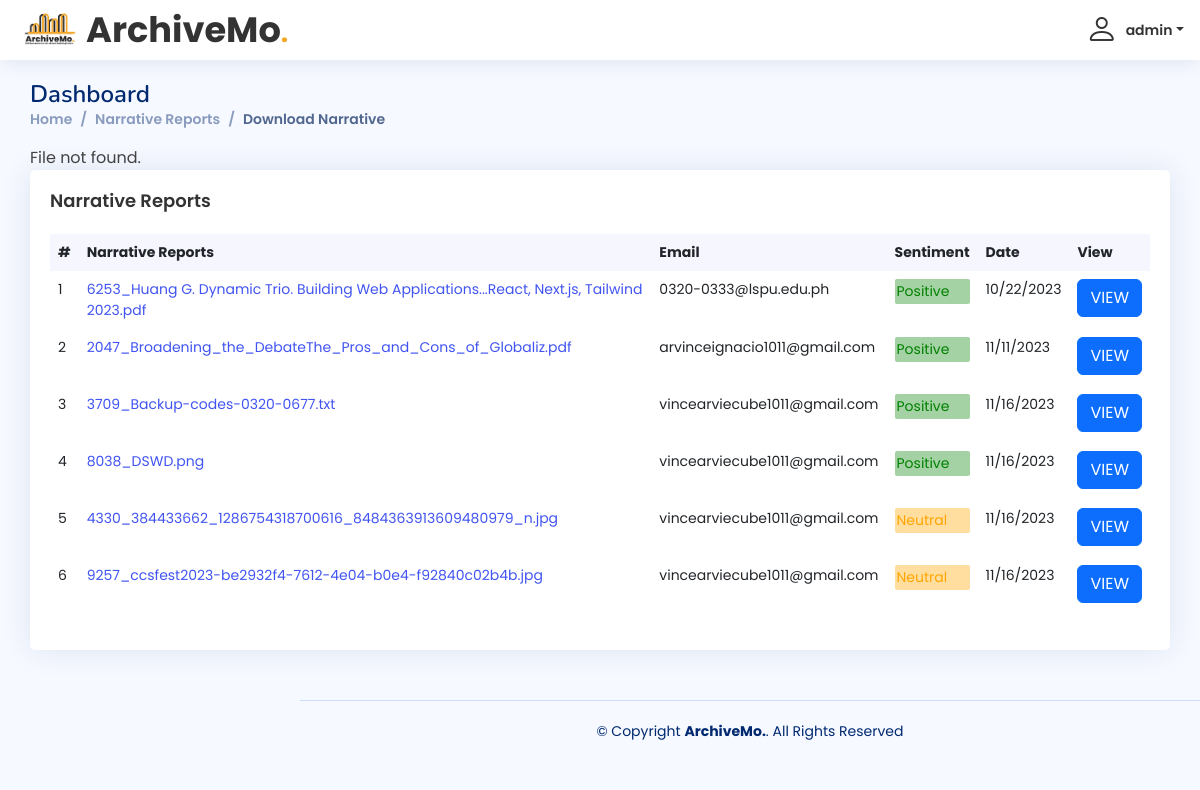
Screenshot of /admin/narrative-test.php?id=1 (signed in) with the database file from the repository.
### tables this page shows
CREATE TABLE `narrative` (
  `id` int(11) NOT NULL,
  `file_name` text NOT NULL,
  `user` text NOT NULL,
  `sentiment` text NOT NULL,
  `sentiment_result` text NOT NULL,
  `date` text NOT NULL
);

### admin/narrative-test.php (the view, shortened to what this page needs)
<?php
include 'dbconn.php';
?>
<?php
$sql = "SELECT username, password FROM admin";
$result = $conn->query($sql);
if ($result->num_rows > 0) {
?>
  <!DOCTYPE html>
  <html lang="en">
  <head>
    <link href="assets/vendor/bootstrap/css/bootstrap.min.css" rel="stylesheet">
    <link href="assets/vendor/bootstrap-icons/bootstrap-icons.css" rel="stylesheet">
    <link href="assets/vendor/boxicons/css/boxicons.min.css" rel="stylesheet">
    <link href="assets/vendor/quill/quill.snow.css" rel="stylesheet">
    <link href="assets/vendor/quill/quill.bubble.css" rel="stylesheet">
    <link href="assets/vendor/remixicon/remixicon.css" rel="stylesheet">
    <link href="assets/vendor/simple-datatables/style.css" rel="stylesheet">
    <link href="assets/css/style.css" rel="stylesheet">
  </head>
  <body>
    <header id="header" class="header fixed-top d-flex align-items-center">
      <div class="d-flex align-items-center justify-content-between">
        <a href="admin-index.php" class="logo d-flex align-items-center">
          <img src="img/logo3.png" alt="" style="width: auto; height: 60px">
          <span class="logo-name">ArchiveMo<span style="color: #F5A623; font-family: Poppins, sans-serif">.</span></span>
        </a>
      </div>
      <nav class="header-nav ms-auto">
        <ul class="d-flex align-items-center">
          <li class="nav-item dropdown pe-3">
            <a class="nav-link nav-profile d-flex align-items-center pe-0" href="#" data-bs-toggle="dropdown">
              <?php
              $email = $_SESSION['useremail'];
              $result = mysqli_query($conn, "SELECT * FROM admin WHERE username ='$email'");
              while ($row = mysqli_fetch_array($result)) {
              ?>
                <i class="bi bi-person" style="font-size: 2rem;"></i>
                <span class="d-none d-md-block dropdown-toggle ps-2"><?php echo $row["username"]; ?></span>
            </a>
                <h6><?php echo $row["username"];
                  }
                } ?></h6>
          </li>
        </ul>
      </nav>
    </header>
    <main id="main" style="margin-left: 0px;">
      <div class="pagetitle">
        <h1>Dashboard</h1>
        <nav>
          <ol class="breadcrumb">
            <li class="breadcrumb-item"><a href="admin-index.php">Home</a></li>
            <li class="breadcrumb-item active"><a href="narrative-dashboard.php">Narrative Reports</a></li>
            <li class="breadcrumb-item active">Download Narrative</li>
          </ol>
        </nav>
      </div>
      <section class=" section dashboard">
        <?php
        if (isset($_GET['id'])) {
          $id = $_GET['id'];
          $sql = "SELECT file_name FROM narrative WHERE id = ?";
          $stmt = $conn->prepare($sql);
          $stmt->bind_param("i", $id);
          $stmt->execute();
          $result = $stmt->get_result();
          if ($result && $result->num_rows > 0) {
            $row = $result->fetch_assoc();
            $filename = $row['file_name'];
            $file = '../images/pdf/' . $filename;
            if (file_exists($file)) {
              header('Content-Type: application/octet-stream');
              header('Content-Disposition: attachment; filename="' . $filename . '"');
              header('Content-Length: ' . filesize($file));
              header('Pragma: public');
              header('Cache-Control: must-revalidate, post-check=0, pre-check=0');
              header('Expires: 0');
              ob_clean();
              flush();
              readfile($file);
              exit;
            } else {
              echo 'File not found.';
            }
          } else {
            echo 'Invalid file ID.';
          }
        }
        ?>
        <div class="col-12">
          <div class="card recent-sales overflow-auto">
            <div class="card-body">
              <h5 class="card-title">Narrative Reports</h5>
              <table class="table table-borderless datatable">
                <thead>
                  <tr>
                    <th>#</th>
                    <th>Narrative Reports</th>
                    <th>Email</th>
                    <th>Sentiment</th>
                    <th>Date</th>
                    <th>View</th>
                  </tr>
                </thead>
                <tbody>
                  <?php
                  $result = mysqli_query($conn, "SELECT * FROM narrative");
                  while ($row = mysqli_fetch_array($result)) {
                  ?>
                    <tr>
                      <td scope="row"><?php echo $row["id"]; ?></td>
                      <td><a href="?id=<?php echo $row['id']; ?>"><?php echo $row['file_name']; ?></td>
                      <td><?php echo $row["user"]; ?></td>
                      <td>
                        <?php
                        if ($row["sentiment_result"] == "Negative") {
                          echo "<p style='color:red; background-color: rgba(255, 0, 0, 0.384); border-radius: 2px; padding: 2px;'>" . $row["sentiment_result"] . "</p>";
                        } else if ($row["sentiment_result"] == "Positive") {
                          echo "<p style='color: green; background-color: rgba(0, 128, 0, 0.355); border-radius: 2px; padding: 2px;'>" . $row["sentiment_result"] . "</p>";
                        } else {
                          echo "<p style='color:orange; background-color: rgba(255, 166, 0, 0.371); border-radius: 2px; padding: 2px;'>" . $row["sentiment_result"] . "</>";
                        }
                        ?>
                      </td>
                      <td><?php echo $row["date"]; ?></td>
                      <td><a href="javascript:void(0);" class="btn btn-primary viewmodal" data-id="<?php echo $row['id']; ?>" data-waiver="<?php echo $row['file_name']; ?>">VIEW</a></td>
                    </tr>
                  <?php
                  }
                  ?>
                </tbody>
              </table>
            </div>
          </div>
        </div>
      </section>
    </main>
    <footer id="footer" class="footer">
      <div class="copyright">
        &copy; Copyright <strong><span>ArchiveMo.</span></strong>. All Rights Reserved
      </div>
    </footer>
  </body>
  </html>

### admin/assets/css/style.css (style rules this page uses)
* { margin: 0; padding: 0; box-sizing: border-box; font-family: "Poppins", sans-serif; }
:root { scroll-behavior: smooth; }
body { font-family: "Open Sans", sans-serif; background: #f6f9ff; color: #444444; }
a { color: #4154f1; text-decoration: none; }
h1, h2, h3, h4, h5, h6 { font-family: "Nunito", sans-serif; }
#main { margin-top: 60px; padding: 20px 30px; transition: all 0.3s; }
.pagetitle { margin-bottom: 10px; }
.pagetitle h1 { font-size: 24px; margin-bottom: 0; font-weight: 600; color: #012970; }
.card { margin-bottom: 30px; border: none; border-radius: 5px; box-shadow: 0px 0 30px rgba(1, 41, 112, 0.1); }
.card-title { padding: 20px 0 15px 0; font-size: 18px; font-weight: 600; color: #333; font-family: "Poppins", sans-serif; }
.card-body { padding: 0 20px 20px 20px; }
.breadcrumb { font-size: 14px; font-family: "Nunito", sans-serif; color: #899bbd; font-weight: 600; }
.breadcrumb a { color: #899bbd; transition: 0.3s; }
.breadcrumb .breadcrumb-item::before { color: #899bbd; }
.breadcrumb .active { color: #51678f; font-weight: 600; }
.header .logo-name { color: #333; font-size: 2.2rem; font-family: "Poppins", sans-serif; }
@media (min-width: 1200px) { .logo { width: 280px; } }
.logo img { max-height: 100px; margin-right: 6px; }
.logo span { font-size: 26px; font-weight: 700; color: #012970; font-family: "Nunito", sans-serif; }
.header { transition: all 0.5s; z-index: 997; height: 60px; box-shadow: 0px 2px 20px rgba(1, 41, 112, 0.1); background-color: #fff; padding-left: 20px; }
.header-nav ul { list-style: none; }
.header-nav>ul { margin: 0; padding: 0; }
.header-nav .nav-profile { color: #333; }
.header-nav .nav-profile span { font-size: 14px; font-weight: 600; }
@media (min-width: 1200px) { #main, #footer { margin-left: 300px; } }
.dashboard .recent-sales { font-size: 14px; }
.dashboard .recent-sales .table thead { background: #f6f6fe; }
.dashboard .recent-sales .table thead th { border: 0; }
.footer { padding: 20px 0; font-size: 14px; transition: all 0.3s; border-top: 1px solid #cddfff; }
.footer .copyright { text-align: center; color: #012970; }

### rows the page displays
narrative: id "1", file_name "6253_Huang G. Dynamic Trio. Building Web Applications...React, Next.js, Tailwind 2023.pdf", user "0320-0333@lspu.edu.ph", sentiment_result "Positive", date "10/22/2023"
narrative: id "2", file_name "2047_Broadening_the_DebateThe_Pros_and_Cons_of_Globaliz.pdf", user "arvinceignacio1011@gmail.com", sentiment_result "Positive", date "11/11/2023"
narrative: id "3", file_name "3709_Backup-codes-0320-0677.txt", user "vincearviecube1011@gmail.com", sentiment_result "Positive", date "11/16/2023"
narrative: id "4", file_name "8038_DSWD.png", user "vincearviecube1011@gmail.com", sentiment_result "Positive", date "11/16/2023"
narrative: id "5", file_name "4330_384433662_1286754318700616_8484363913609480979_n.jpg", user "vincearviecube1011@gmail.com", sentiment_result "Neutral", date "11/16/2023"
narrative: id "6", file_name "9257_ccsfest2023-be2932f4-7612-4e04-b0e4-f92840c02b4b.jpg", user "vincearviecube1011@gmail.com", sentiment_result "Neutral", date "11/16/2023"

### other values shown
$row["username"] "admin"
